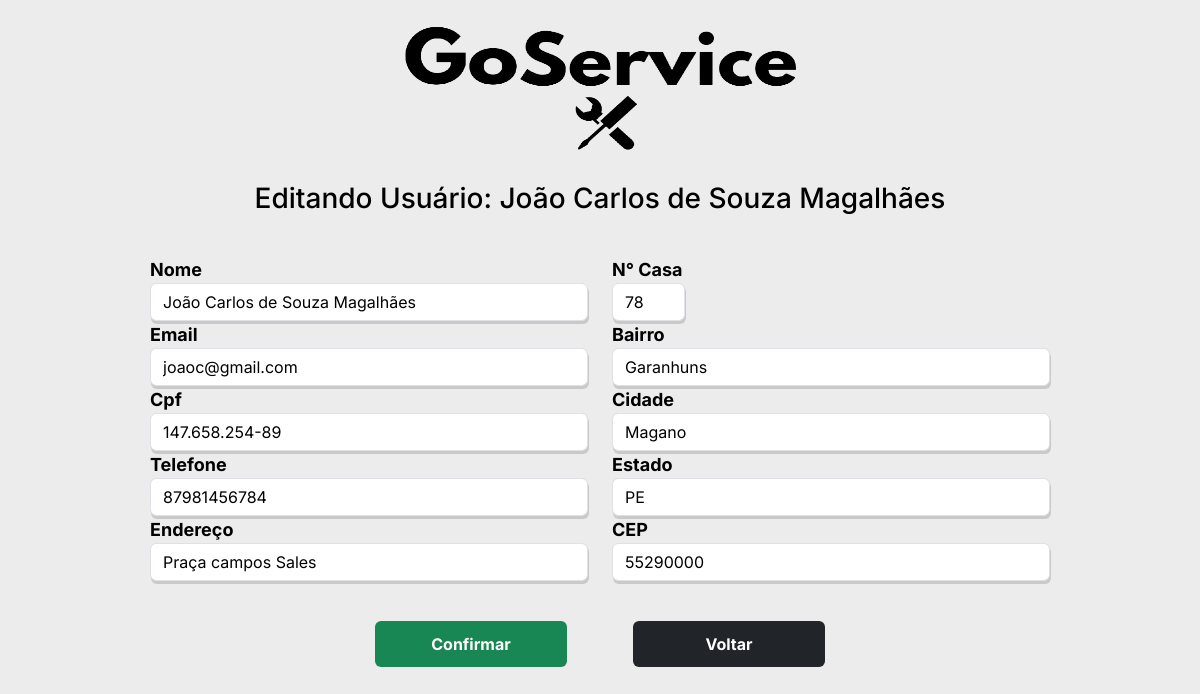
Page /edit_user/2 on the committed database.
### tables this page shows
CREATE TABLE "clientes"(
        "ID_clientes" INTEGER PRIMARY KEY AUTOINCREMENT,
        "nome"      TEXT,
        "email"     TEXT,
        "cpf"       TEXT,
        "telefone"  TEXT,
        "rua"       TEXT,
        "numero"    TEXT,
        "bairro"    TEXT,
        "cidade"    TEXT,
        "estado"    TEXT,
        "cep"       TEXT
        );

### cliente.py (the view, shortened to what this page needs)
@bp_clientes.route('/edit_user/<string:idCli>', methods=['POST', 'GET'])
def edit_user(idCli):
    con = sql.connect("goservice.db")
    con.row_factory = sql.Row
    cur = con.cursor()
    cur.execute("SELECT * from clientes WHERE ID_clientes=?", (idCli))
    dados = cur.fetchone()
    return render_template('clientes/edit_cliente.html', dados=dados)

### templates/clientes/edit_cliente.html (shortened to what this page needs)
{% extends 'clientes/base/base_cad.html' %}
{% block customCSS %}
  <link rel="stylesheet" href="{{ url_for('static', filename='css/estilosCli/estilo_edit_cliente.css')}}">
{% endblock %}
{% block body %}
    <div class="col-9 mx-auto">
        <div class="container__pai__logo">
            <img class="logo" src="{{ url_for('static', filename='img/goservice.png')}}" id="logo" alt="">
        </div>
        <div class="container__pai__titulo">
            <h3>Editando Usuário: {{dados.nome}}</h3>
        </div>
            <form class="flex-lg-row" action="{{url_for('clientes.edit_user', idCli=dados.ID_clientes)}}" method="post" >
                <div class="row">
                    <div class="col">
                        <div class="form-group">
                            <label>Nome</label>
                            <input type="text" name="nome" id="" value="{{dados.nome}}" required class="form-control bg-white text-black caixa">
                        </div>
                        <div class="form-group">
                            <label>Email</label>
                            <input type="email" name="email" id="" value="{{dados.email}}" required class="form-control bg-white text-black caixa">
                        </div>
                        <div class="form-group">
                            <label>Cpf</label>
                            <input type="text" name="cpf" id="" value="{{dados.cpf}}" required class="form-control bg-white text-black caixa">
                        </div>
                        <div class="form-group">
                            <label>Telefone</label>
                            <input type="text" name="telefone" id="" value="{{dados.telefone}}" required class="form-control bg-white text-black caixa">
                        </div>
                        <div class="form-group">
                            <label>Endereço</label>
                            <input type="text" name="rua" id="" value="{{dados.rua}}" required class="form-control bg-white text-black caixa">
                        </div>
                    </div>
                    <div class="col">
                        <div class="form-group col-md-2">
                            <label>N° Casa</label>
                            <input type="number" name="numero" id="" value="{{dados.numero}}" class="form-control bg-white text-black caixa">
                        </div>
                        <div class="form-group">
                            <label>Bairro</label>
                            <input type="text" name="bairro" id="" value="{{dados.bairro}}" required class="form-control bg-white text-black caixa">
                        </div>
                        <div class="form-group">
                            <label>Cidade</label>
                            <input type="text" name="cidade" id="" value="{{dados.cidade}}" required class="form-control bg-white text-black caixa">
                        </div>
                        <div class="form-group">
                            <label>Estado</label>
                            <input type="text" name="estado" id="" value="{{dados.estado}}" required class="form-control bg-white text-black caixa">
                        </div>
                        <div class="form-group">
                            <label>CEP</label>
                            <input type="text" name="cep" id="" value="{{dados.cep}}" required class="form-control bg-white text-black caixa">
                        </div>
                    </div>
                </div>
                <br>
                <div class="pai__botoes">
                    <input type="submit" value="Confirmar" class="btn bg-success text-white botao-submit">
                    <a class="btn bg-dark text-white my-2 my-sm-0 btns botao-submit" href="{{url_for('clientes.visual_cliente')}}" >
                        Voltar
                    </a>
                </div>
            </form>
    </div>
{% endblock %}

### static/css/login_profiss.css (style rules this page uses)
:root { --cor-preta: #000; --cor-branca: #FFF; --cor-cinza: #ECECEC; --cor-cinza-escuro: #CBC8C8; --fonte-inter: 'Inter', sans-serif; }
body { font-family: 'Inter', sans-serif; margin: 0; padding: 0; background-color: var(--cor-cinza-escuro); }
#logo { width: 450px; }
.btns { width: 250px; padding: 11px; color: var(--cor-branca); font-size: 15px; font-weight: 600; border: none !important; cursor: pointer; margin-bottom: 10px; }

### static/css/estilosCli/estilo_edit_cliente.css (style rules this page uses)
:root { --cor-preta: #000; --cor-branca: #FFF; --cor-cinza: #ECECEC; --cor-cinza-escuro: #CBC8C8; --fonte-inter: 'Inter', sans-serif; }
body { background-color: var(--cor-cinza); color: var(--cor-preta); font-family: var(--fonte-inter); }
label { font-size: 18px; font-weight: 700; }
.container__pai__logo { display: flex; justify-content: center; }
.container__pai__titulo { padding: 2em 0em ; display: flex; justify-content: center; }
.logo { width: 370px; height: 150px; }
.caixa { box-shadow: 1px 3px var(--cor-cinza-escuro); }
.pai__botoes { padding: 1em 12em; display: flex; justify-content: space-around; }
.botao-submit { font-size: 16px; font-weight: 700; width: 12em; }

### rows in the picture
clientes: nome "João Carlos de Souza Magalhães", email "joaoc@gmail.com", cpf "147.658.254-89", telefone "87981456784", rua "Praça campos Sales", numero "78", bairro "Garanhuns", cidade "Magano", estado "PE", cep "55290000"
